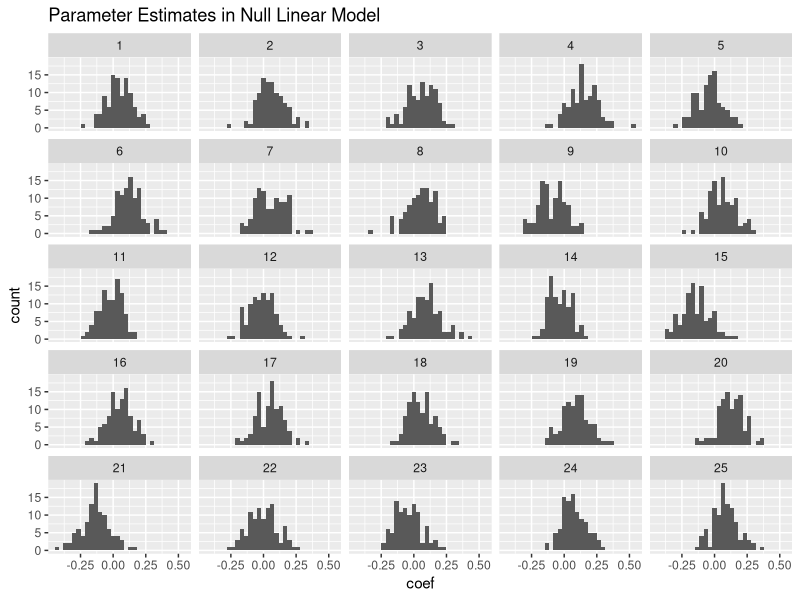
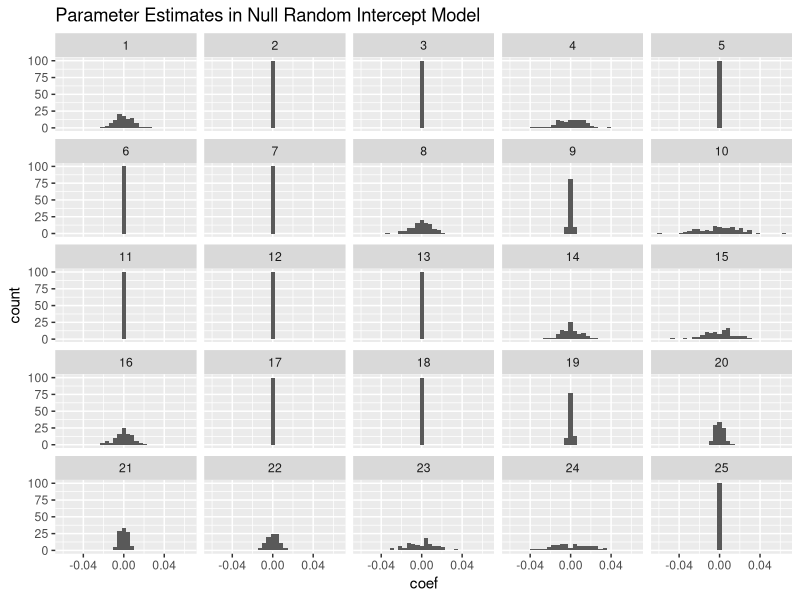
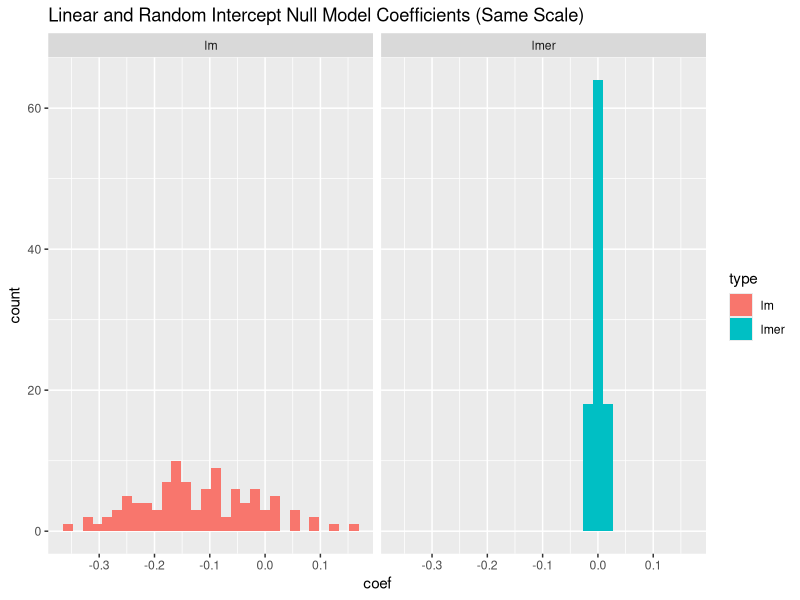
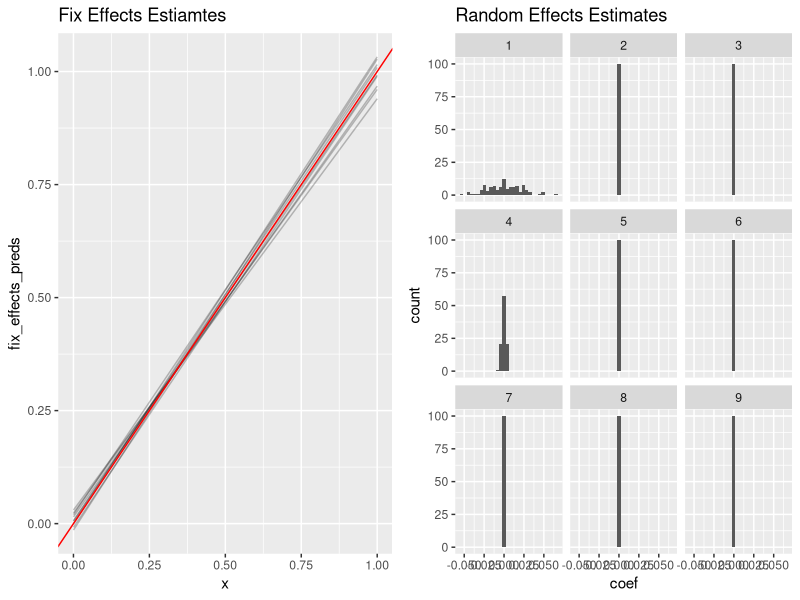
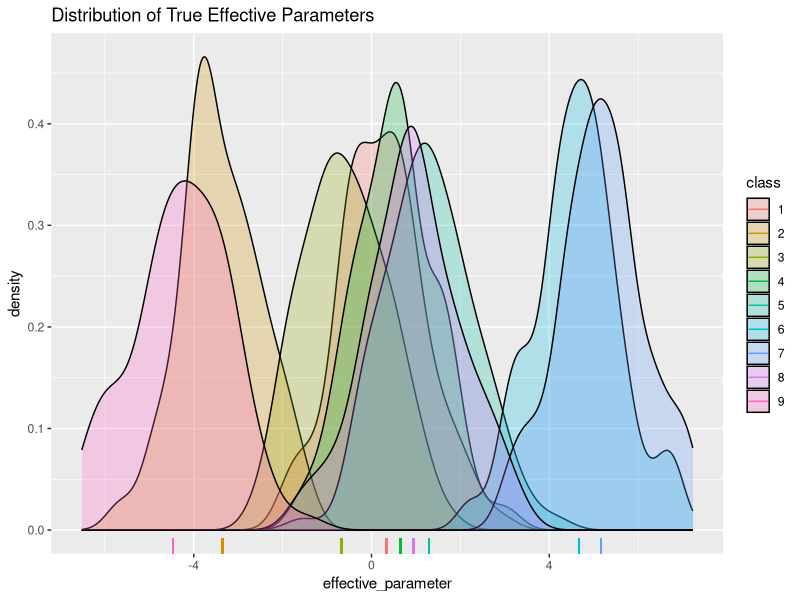
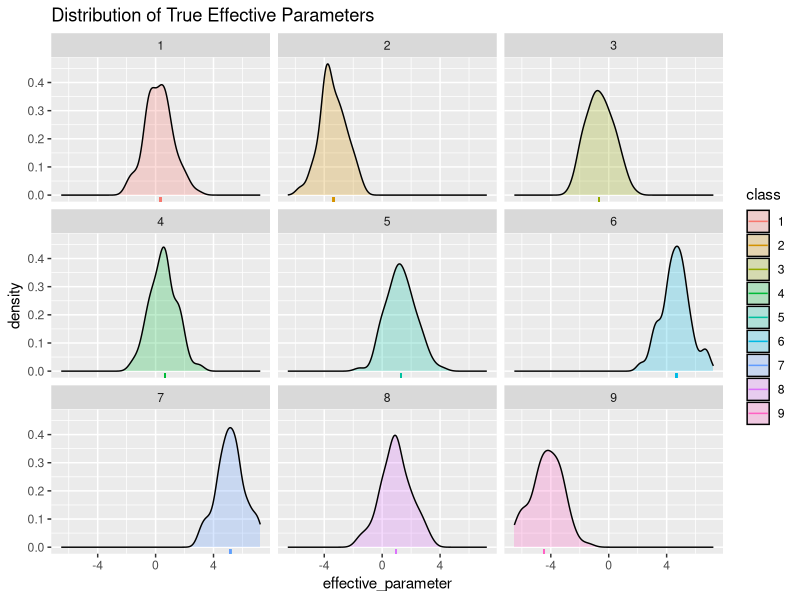
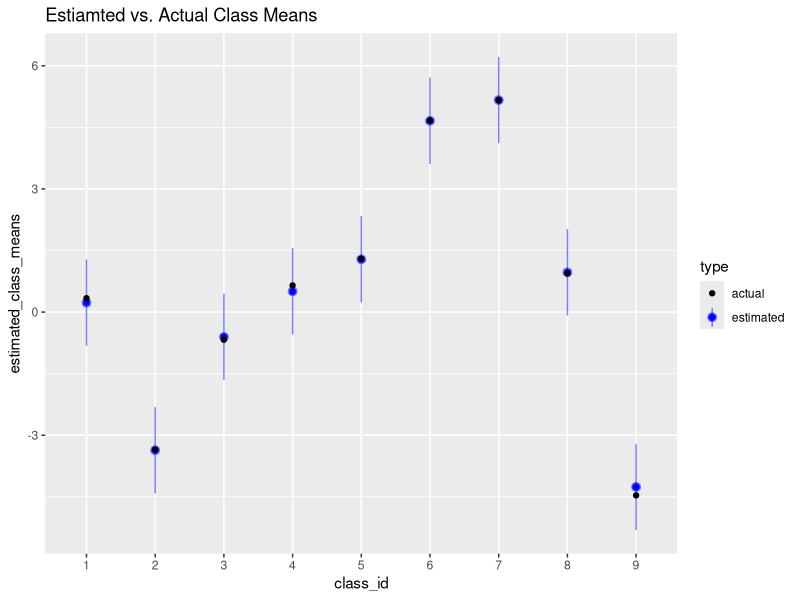
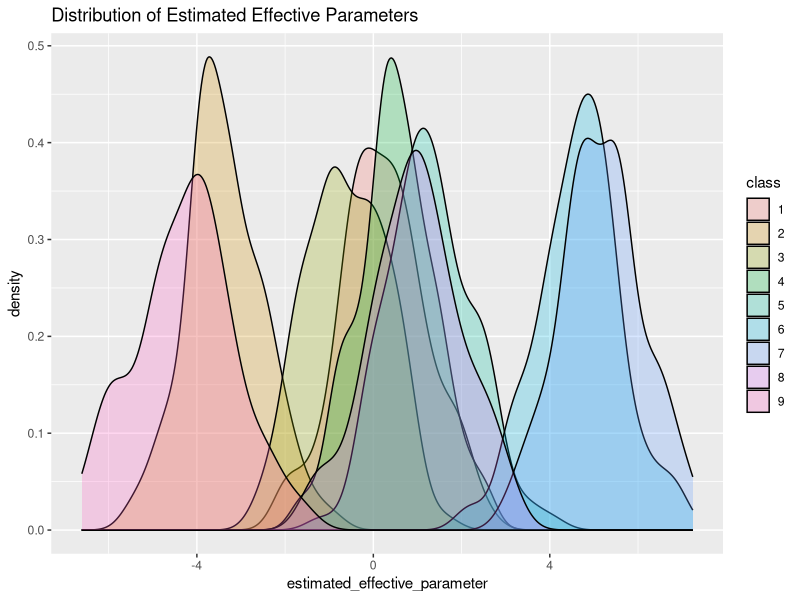

Recreate these plots in R, in order.
## ---- chunk 1
# Fit a linear model, regressing an independent response y against and a 
# random class varaible
estiamte_lm_random_classes <- function(N, N_classes) {
  X <- factor(sample(1:N_classes, N, replace=TRUE))
  y <- rnorm(N)
  M <- lm(y ~ X)
  coef(M)
}
## ---- chunk 2
# Replicate fitting an estimator N times
replicate_models <- function(N, N_classes, estimator, N_replicates) {
  model_coefs <- replicate(N_replicates, estimator(N, N_classes))
  model_coefs_melted <- data.frame(
    model_id = rep(1:N_replicates, each=N_classes),
    coef = as.vector(model_coefs)
  )
  model_coefs_melted
}
# 10000 replications of the independent y, random class model
model_coefs_melted <- replicate_models(10000, 100, estiamte_lm_random_classes, 25)
## ---- chunk 3
library("ggplot2")
ggplot(data=model_coefs_melted, aes(x=coef)) +
  geom_histogram() +
  facet_wrap(~model_id) +
  labs(title="Parameter Estimates in Null Linear Model")
## ---- chunk 4
set.seed(154)
N <- 10000
N_classes <- 100
df <- data.frame(
  X <- factor(sample(1:N_classes, N, replace=TRUE)),
  y <- rnorm(N)
)
M_lm <- lm(y ~ X, data = df)
## ---- chunk 5
library("lme4")
M_lmer <- lmer(y ~ (1 | X), data = df)
## ---- chunk 6
fixef(M_lmer)
## ---- chunk 7
head(ranef(M_lmer)$X)
## ---- chunk 8
attributes(VarCorr(M_lmer)$X)$stddev
## ---- chunk 9
sigma(M_lmer)
## ---- chunk 10
set.seed(154)
## ---- chunk 11
estiamte_lmer_random_classes <- function(N, N_classes) {
  df <- data.frame(
    x = factor(sample(1:N_classes, N, replace=TRUE)),
    y = rnorm(N)
  )
  M <- lmer(y ~ (1 | x), data = df)
  ranef(M)$x[, 1]
}

model_coefs_melted <- replicate_models(10000, 100,
                                      estiamte_lmer_random_classes, 25)
ggplot(data=model_coefs_melted, aes(x=coef)) +
  geom_histogram() +
  facet_wrap(~model_id) +
  labs(title="Parameter Estimates in Null Random Intercept Model")
## ---- chunk 12
set.seed(154)
df <- data.frame(
  x = factor(sample(1:N_classes, N, replace=TRUE)),
  y = rnorm(N)
)
M_lm <- lm(y ~ x, data = df)
M_lmer <- lmer(y ~ (1 | x), data = df)
plot_data <- data.frame(coef = c(coef(M_lm), ranef(M_lmer)$x[, 1]),
                        type = rep(c("lm", "lmer"), each = N_classes))
ggplot(aes(x = coef, fill = type), data = plot_data) + 
  geom_histogram() + 
  facet_wrap(~ type) +
  labs(title="Linear and Random Intercept Null Model Coefficients (Same Scale)")
## ---- chunk 13
set.seed(154)
df <- data.frame(
  t = runif(N),
  X = factor(sample(1:N_classes, N, replace=TRUE))
)
df$y <- df$t + rnorm(N)
M_lmer <- lmer(y ~ t + (1 | X), data = df)
## ---- chunk 14
fixef(M_lmer)
## ---- chunk 15
attributes(VarCorr(M_lmer)$X)$stddev
## ---- chunk 16
sigma(M_lmer)
## ---- chunk 17
estimate_lmer_with_fixed <- function(N, N_classes) {
  df <- data.frame(
    t = runif(N),
    x = factor(sample(1:N_classes, N, replace=TRUE))
  )
  df$y <- df$t + rnorm(N)
  M <- lmer(y ~ t + (1 | x), data = df)
  M
}

set.seed(154)
N_replicates <- 9
N_classes <- 100
lmers_fixed_effects <- replicate(
  N_replicates,
  fixef(estimate_lmer_with_fixed(10000, N_classes))
)

# Evaluate the fixed effects part of the model on a grid of points on [0, 1]
N_grid_points <- 4
grid_matrix <- cbind(rep(1, N_grid_points), seq(0, 1, length = N_grid_points))
fixef_preds <- grid_matrix %*% lmers_fixed_effects
fixef_preds_melted <- data.frame(
  model_id = factor(rep(1:N_replicates, each = N_grid_points)),
  x = rep(seq(0, 1, length = N_grid_points), N_replicates),
  fix_effects_preds = as.vector(fixef_preds)
)
p_fixef <- ggplot(data = fixef_preds_melted, aes(x = x, y = fix_effects_preds)) +
                  geom_line(aes(group = model_id), alpha = .25) +
                  geom_abline(intercept = 0, slope = 1, color="red") +
                  labs(title="Fix Effects Estiamtes")


# Plot the random effect distribution from the same model
set.seed(154)
lmers_rand_effects <- replicate(
  N_replicates,
  ranef(estimate_lmer_with_fixed(10000, N_classes))$x[,1]
)
rand_effects_melted <- data.frame(
  model_id = rep(1:N_replicates, each = N_classes),
  coef = as.vector(lmers_rand_effects)
)
p_ranef <- ggplot(data=rand_effects_melted, aes(x=coef)) +
           geom_histogram() +
           facet_wrap(~model_id) +
           labs(title="Random Effects Estimates")
## ---- chunk 18
# I've suppresed the busywork involved in making these plots.
library("gridExtra")
grid.arrange(p_fixef, p_ranef, ncol=2)
## ---- chunk 19
N_class <- 9

class_parameters <- structure(
  rnorm(N_class, sd = 3),
  names = as.character(1:N_class)
)

head(class_parameters)
## ---- chunk 20
N_subclass <- 100
subclass_parameters <- structure(
  rnorm(N_class*N_subclass),
  # The transpose is to put things in an inuitive order
  names = as.vector(t(outer(1:N_class, 1:N_subclass, paste, sep=".")))
)
head(subclass_parameters)
## ---- chunk 21
# Get the class name from a subclass name. For example:
#   get_class_name("10.4") == "10"
get_class_name <- function(subclass_name) {
  strsplit(subclass_name, ".", fixed = TRUE)[[1]][1]
}

effective_parameters <- lapply(
  names(subclass_parameters),
  function(x) subclass_parameters[x] + class_parameters[get_class_name(x)]
)
names(effective_parameters) <- names(subclass_parameters)

parameters_df <- data.frame(
  effective_parameter = unlist(effective_parameters),
  class = rep(names(class_parameters), each = N_subclass),
  class_parameter = rep(class_parameters, each = N_subclass)
)

ggplot(data = parameters_df, aes(x = effective_parameter)) +
  geom_density(aes(fill = class), alpha = .25) +
  geom_rug(aes(x = class_parameter, colour = class)) +
  labs(title = "Distribution of True Effective Parameters")
## ---- chunk 22
ggplot(data = parameters_df, aes(x = effective_parameter)) +
  geom_density(aes(fill = class), alpha = .25) +
  geom_rug(aes(x = class_parameter, colour = class)) +
  facet_wrap(~ class) +
  labs(title = "Distribution of True Effective Parameters") 
## ---- chunk 23
N_obs <- 20000

class <- as.character(sample(1:N_class, N_obs, replace = TRUE))
subclass <- as.character(sample(1:N_subclass, N_obs, replace = TRUE))
class_subclass <- paste(class, subclass, sep = ".")
y <- class_parameters[class] + subclass_parameters[class_subclass] + rnorm(N_obs)

class_subclass_df <- data.frame(
  class  = class,
  subclass = subclass,
  y = y
)
head(class_subclass_df)
## ---- chunk 24
class_subclass_lmer <- lmer(y ~ (1 | class) + (1 | class:subclass),
                            data = class_subclass_df)
## ---- chunk 25
# TODO: Make this a one df plot, so that the labels play nice.
library("arm") # Contains extra functions for manipulating lmer objects.
class_means_df <- data.frame(
  class_id = names(class_parameters),
  true_class_means = class_parameters,
  estimated_class_means = fixef(class_subclass_lmer) + 
                          ranef(class_subclass_lmer)$class[, 1],
  # The intercept and class means are assumed to vary independently here.
  upper_se = fixef(class_subclass_lmer) + 
             ranef(class_subclass_lmer)$class[, 1] +
             sqrt(se.coef(class_subclass_lmer)$fixef^2 + 
                          se.coef(class_subclass_lmer)$class[, 1]^2),
  lower_se = fixef(class_subclass_lmer) +
             ranef(class_subclass_lmer)$class[, 1] -
             sqrt(se.coef(class_subclass_lmer)$fixef^2 + 
                          se.coef(class_subclass_lmer)$class[, 1]^2)
)

ggplot(data = class_means_df) +
  geom_point(aes(x = class_id, y = estimated_class_means, colour = "estimated")) +
  geom_pointrange(aes(x = class_id, y = estimated_class_means,
                      ymax = upper_se, ymin = lower_se, colour = "estimated"),
                  alpha = .5) +
  geom_point(aes(x = class_id, y = true_class_means, colour = "actual")) +
  scale_colour_manual(name = "type", values = c("black", "blue")) +
  labs(title = "Estiamted vs. Actual Class Means")
## ---- chunk 26
estimated_parameters_df <- data.frame(
  estimated_effective_parameter =
    rep(fixef(class_subclass_lmer), N_class*N_subclass) +
    rep(ranef(class_subclass_lmer)$class[, 1], each = N_subclass) +
    ranef(class_subclass_lmer)[["class:subclass"]][, 1],
  class = factor(rep(1:9, each = N_subclass))
)

ggplot(data = estimated_parameters_df, aes(x = estimated_effective_parameter)) +
  geom_density(aes(fill = class), alpha=.25) +
  labs(title = "Distribution of Estimated Effective Parameters")
## ---- chunk 27
actuals <- ggplot(data = parameters_df, aes(x = effective_parameter)) +
  geom_density(aes(fill = class), alpha=.25)
estimates <- ggplot(data = estimated_parameters_df,
                    aes(x = estimated_effective_parameter)) +
  geom_density(aes(fill = class), alpha = .25)
grid.arrange(actuals, estimates, nrow=2)
## ---- chunk 28
subclass_lm <- lm(y ~ factor(subclass)*factor(class), data = class_subclass_df)
estimated_parameters_lm <- coef(subclass_lm)
# Assign reasonable names to the coeffieients in the correct order.
names(estimated_parameters_lm) <- as.vector(
  t(outer(1:N_class, 1:N_subclass, paste, sep="."))
)
subclass_lm_df <- data.frame(
  estimated_parameter = estimated_parameters_lm,
  class = rep(names(class_parameters), each = N_subclass)
)
ggplot(data = subclass_lm_df, aes(x = estimated_parameter)) + 
  geom_density(aes(fill = class), alpha = .25) +
  labs(title = "Distribution of Linear Model Parameters")
